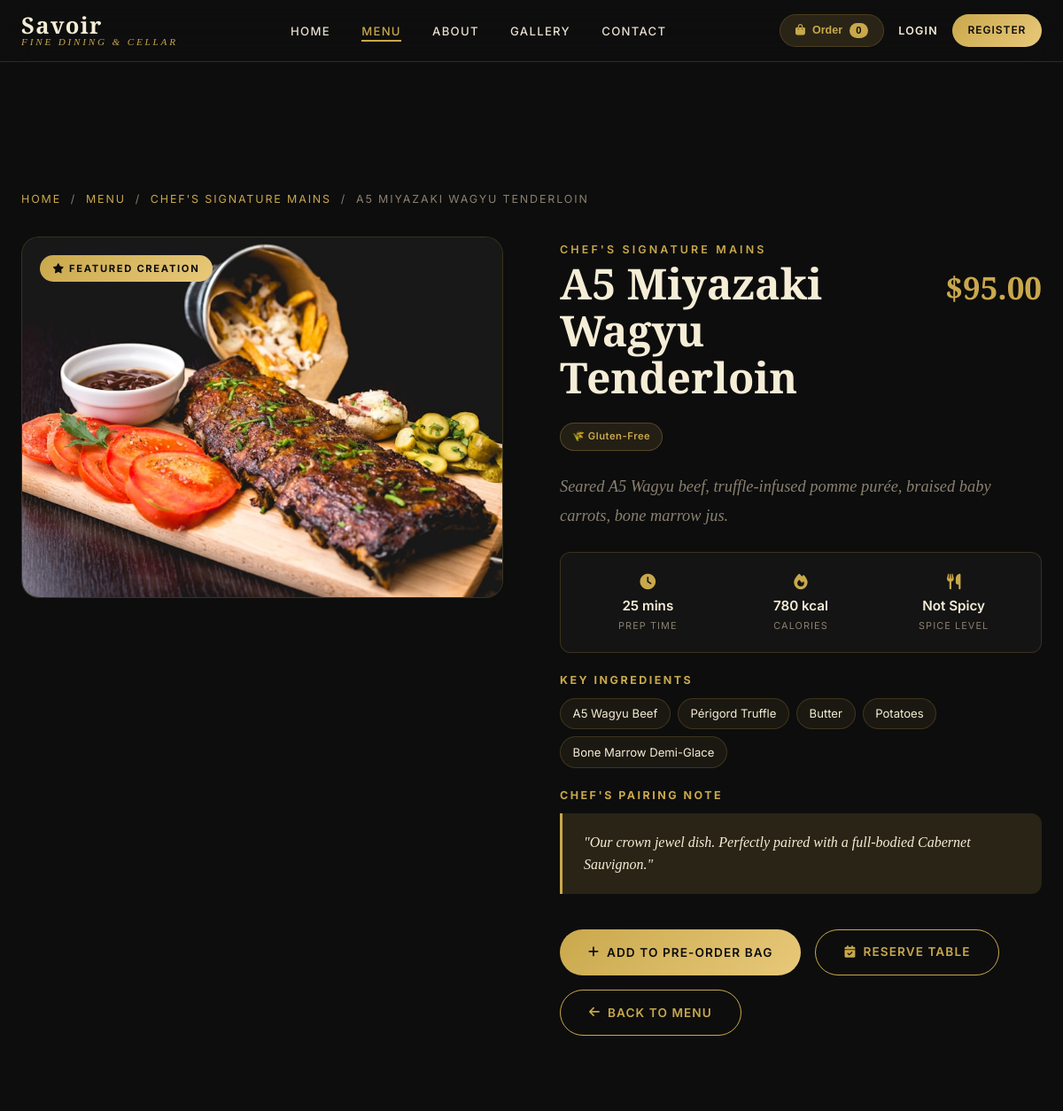
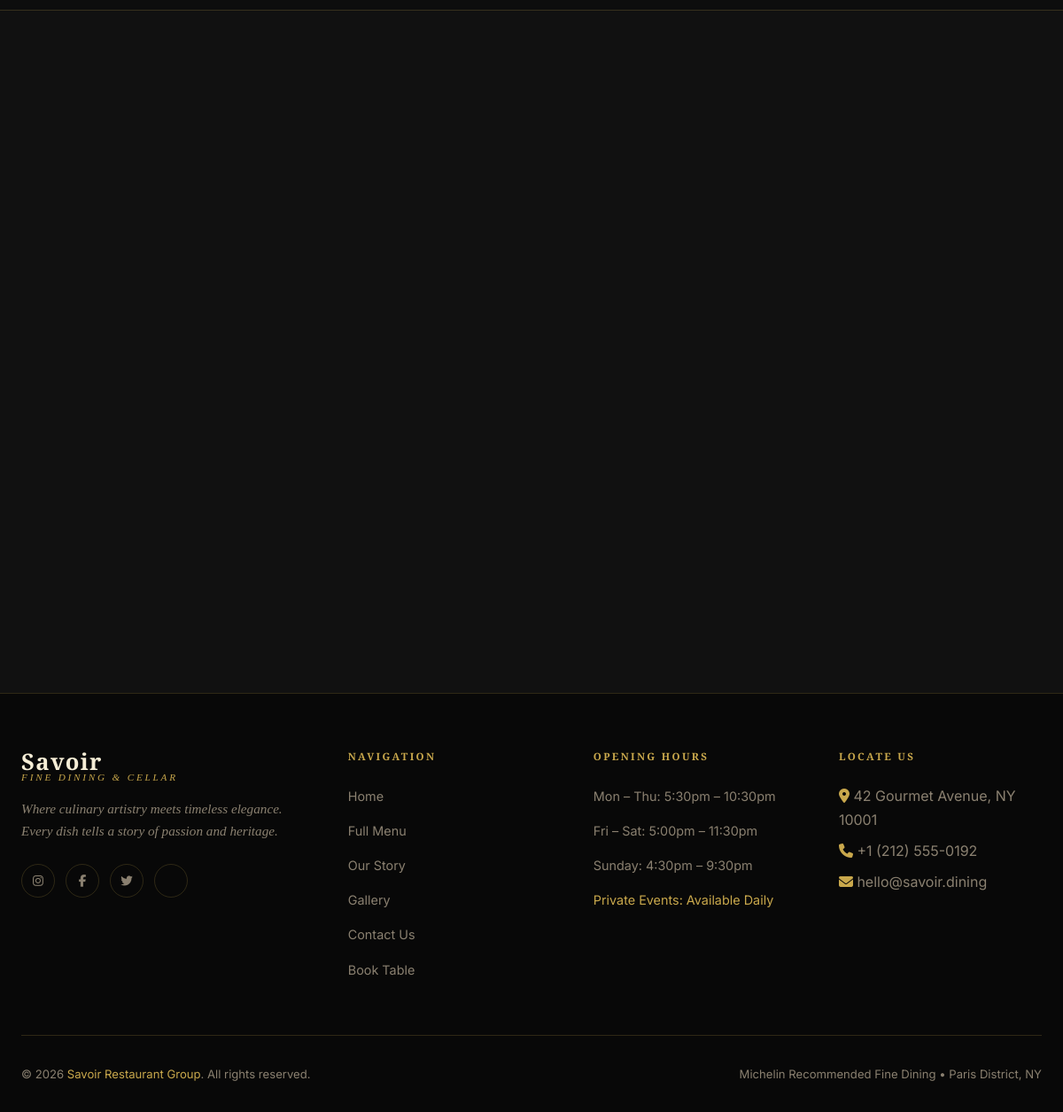
Page /dish/17/ on the committed database (2 pictures, top to bottom).
### User_Dashboard/models.py (models this page shows, shortened)
class MenuItem(models.Model):
    SPICE_CHOICES = [
        ('none',   'Not Spicy'),
        ('mild',   'Mild'),
        ('medium', 'Medium'),
        ('hot',    'Hot'),
        ('extra',  'Extra Hot'),
    ]
    category      = models.ForeignKey(MenuCategory, on_delete=models.CASCADE, related_name='items')
    name          = models.CharField(max_length=200)
    description   = models.TextField()
    price         = models.DecimalField(max_digits=8, decimal_places=2)
    image         = models.ImageField(upload_to='menu/', blank=True)
    spice_level   = models.CharField(max_length=10, choices=SPICE_CHOICES, default='none')
    is_vegetarian = models.BooleanField(default=False)
    is_vegan      = models.BooleanField(default=False)
    is_gluten_free= models.BooleanField(default=False)
    is_featured   = models.BooleanField(default=False)
    is_available  = models.BooleanField(default=True)
    ingredients   = models.TextField(blank=True, help_text="Comma-separated ingredients e.g. Wagyu Beef, Black Truffle, Rosemary")
    prep_time     = models.PositiveIntegerField(default=20, help_text="Prep time in minutes")
    calories      = models.PositiveIntegerField(null=True, blank=True, help_text="Approximate calories per serving")
    chef_notes    = models.TextField(blank=True, help_text="Chef's pairing or preparation notes")
    order         = models.PositiveIntegerField(default=0)
    created_at    = models.DateTimeField(auto_now_add=True)
    def get_ingredients_list(self):
        if self.ingredients:
            return [i.strip() for i in self.ingredients.split(',') if i.strip()]
        return []
    class Meta:
        ordering = ['order', 'name']

class MenuCategory(models.Model):
    name        = models.CharField(max_length=100)
    slug        = models.SlugField(unique=True)
    description = models.CharField(max_length=300, blank=True)
    icon        = models.CharField(max_length=50, blank=True, help_text="Font Awesome class e.g. fa-utensils")
    order       = models.PositiveIntegerField(default=0)
    class Meta:
        ordering = ['order']
        verbose_name_plural = 'Menu Categories'

### User_Dashboard/views.py (the view)
# urls.py: path('dish/<int:pk>/',               views.dish_detail,         name='dish_detail'),
def dish_detail(request, pk):
    dish = get_object_or_404(MenuItem, pk=pk)
    similar_dishes = MenuItem.objects.filter(category=dish.category, is_available=True).exclude(pk=dish.pk)[:3]
    return render(request, 'dish-details.html', {
        'dish':           dish,
        'similar_dishes': similar_dishes,
    })

### templates/dish-details.html (shortened to what this page needs)
{% extends 'base.html' %}
{% block content %}
<section class="dish-detail-section" id="dish-detail-section">
  <div class="container">
    <div class="breadcrumb-nav">
      <a href="{% url 'index' %}">Home</a> &nbsp;/&nbsp;
      <a href="{% url 'menu' %}">Menu</a> &nbsp;/&nbsp;
      <a href="{% url 'menu' %}?category={{ dish.category.slug }}">{{ dish.category.name }}</a> &nbsp;/&nbsp;
      {{ dish.name }}
    </div>
    <div class="dish-detail-grid">
      <div class="dish-visual fade-in">
        {% if dish.image %}
          <img src="{{ dish.image.url }}" alt="{{ dish.name }}" />
        {% else %}
          <div class="dish-placeholder-visual">🍽️</div>
        {% endif %}
        {% if dish.is_featured %}
          <div class="dish-featured-badge"><i class="fas fa-star"></i> Featured Creation</div>
        {% endif %}
      </div>
      <div class="dish-info-box fade-in" style="transition-delay: 0.15s">
        <div>
          <span class="dish-cat-name">{{ dish.category.name }}</span>
          <div class="dish-title-row">
            <h1 class="dish-title">{{ dish.name }}</h1>
            <div class="dish-price-tag">${{ dish.price }}</div>
          </div>
        </div>
        <div class="dish-badge-row">
          {% if dish.is_gluten_free %}<span class="badge-gf">🌾 Gluten-Free</span>{% endif %}
        </div>
        <p class="dish-description-full">{{ dish.description }}</p>
        <div class="dish-specs-grid">
          <div class="spec-item">
            <i class="fas fa-clock"></i>
            <div class="spec-val">{{ dish.prep_time }} mins</div>
            <div class="spec-lbl">Prep Time</div>
          </div>
          <div class="spec-item">
            <i class="fas fa-fire"></i>
            <div class="spec-val">{% if dish.calories %}{{ dish.calories }} kcal{% else %}N/A{% endif %}</div>
            <div class="spec-lbl">Calories</div>
          </div>
          <div class="spec-item">
            <i class="fas fa-utensils"></i>
            <div class="spec-val">{{ dish.get_spice_level_display }}</div>
            <div class="spec-lbl">Spice Level</div>
          </div>
        </div>
        {% if dish.get_ingredients_list %}
        <div class="detail-block">
          <h4>Key Ingredients</h4>
          <div class="ingredients-tags">
            {% for ing in dish.get_ingredients_list %}
              <span class="ing-tag">{{ ing }}</span>
            {% endfor %}
          </div>
        </div>
        {% endif %}
        {% if dish.chef_notes %}
        <div class="detail-block">
          <h4>Chef's Pairing Note</h4>
          <div class="chef-note-box">
            <p>"{{ dish.chef_notes }}"</p>
          </div>
        </div>
        {% endif %}
        <div class="action-row" style="flex-wrap:wrap;">
          <button onclick="addToCart('{{ dish.name|escapejs }}', {{ dish.price }})" class="btn btn-gold" id="add-to-bag-btn">
            <i class="fas fa-plus"></i> Add to Pre-Order Bag
          </button>
          <a href="{% url 'reservation' %}" class="btn btn-outline" id="reserve-dish-btn">
            <i class="fas fa-calendar-check"></i> Reserve Table
          </a>
          <a href="{% url 'menu' %}" class="btn btn-outline">
            <i class="fas fa-arrow-left"></i> Back to Menu
          </a>
        </div>
      </div>
    </div>
  </div>
</section>
{% if similar_dishes %}
<section class="similar-section">
  <div class="container">
    <div class="dishes-grid">
    </div>
  </div>
</section>
{% endif %}
{% endblock %}

### templates/base.html (style rules this page uses)
*, *::before, *::after { box-sizing: border-box; margin: 0; padding: 0; }
:root { --bg-dark: #0d0d0d; --bg-card: #141414; --bg-section: #111111; --gold: #C9A84C; --gold-light: #E8C97A; --gold-dim: rgba(201,168,76,0.15); --cream: #F5EDD6; --text-primary: #E8E0D0; --text-muted: #8A8070; --border: rgba(201,168,76,0.2); --glass: rgba(15,15,15,0.92); --radius: 12px; --radius-lg: 20px; --transition: 0.3s ease; --font-heading: 'Playfair Display', serif; --font-body: 'Inter', sans-serif; --font-elegant: 'Cormorant Garamond', serif; }
html { scroll-behavior: smooth; }
body { font-family: var(--font-body); background: var(--bg-dark); color: var(--text-primary); line-height: 1.7; overflow-x: hidden; padding-bottom: 60px; }
@media (min-width: 901px) { body { padding-bottom: 0; } }
h1, h2, h3, h4 { font-family: var(--font-heading); font-weight: 600; line-height: 1.2; }
a { text-decoration: none; color: inherit; transition: var(--transition); }
.container { max-width: 1200px; margin: 0 auto; padding: 0 1.5rem; }
.btn { display: inline-flex; align-items: center; gap: 0.5rem; padding: 0.85rem 2rem; border-radius: 50px; font-family: var(--font-body); font-size: 0.85rem; font-weight: 600; letter-spacing: 0.08em; text-transform: uppercase; cursor: pointer; border: none; transition: all 0.35s ease; }
.btn-gold { background: linear-gradient(135deg, var(--gold), var(--gold-light)); color: var(--bg-dark); }
.btn-outline { background: transparent; color: var(--gold); border: 1.5px solid var(--gold); }
.fade-in { opacity: 0; transform: translateY(30px); transition: opacity 0.7s ease, transform 0.7s ease; }
.fade-in.visible { opacity: 1; transform: translateY(0); }

### rows in the picture
MenuItem: category.name "CHEF'S SIGNATURE MAINS", name "A5 MIYAZAKI WAGYU TENDERLOIN", image (picture), name "A5 Miyazaki Wagyu Tenderloin", price "95.00", description "Seared A5 Wagyu beef, truffle-infused pomme purée, braised baby carrots, bone marrow jus.", prep_time "25", calories "780", spice_level "Not Spicy", chef_notes "Our crown jewel dish. Perfectly paired with a full-bodied Cabernet Sauvignon."

### other values in the picture
{{ ing }} "A5 Wagyu Beef" "Périgord Truffle" "Butter" "Potatoes" "Bone Marrow Demi-Glace"
